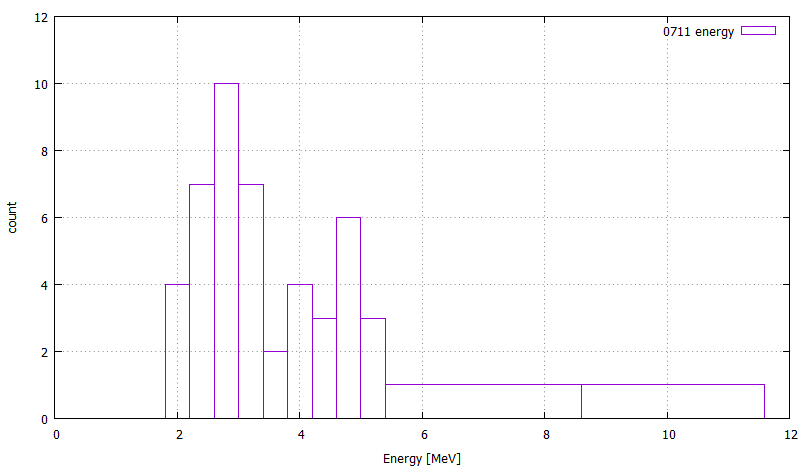

This figure's gnuplot source:
#!/gnuplot
#
#    
#    	G N U P L O T
#    	Version 5.2 patchlevel 2    last modified 2017-11-15 
#    
#    	Copyright (C) 1986-1993, 1998, 2004, 2007-2017
#    	Thomas Williams, Colin Kelley and many others
#    
#    	gnuplot home:     http://www.gnuplot.info
#    	faq, bugs, etc:   type "help FAQ"
#    	immediate help:   type "help"  (plot window: hit 'h')
# set terminal wxt 0 enhanced
# set output
unset clip points
set clip one
unset clip two
set errorbars front 1.000000 
set border 31 front lt black linewidth 1.000 dashtype solid
set zdata 
set ydata 
set xdata 
set y2data 
set x2data 
set boxwidth
set style fill  empty border
set style rectangle back fc  bgnd fillstyle   solid 1.00 border lt -1
set style circle radius graph 0.02 
set style ellipse size graph 0.05, 0.03 angle 0 units xy
set dummy x, y
set format x "% h" 
set format y "% h" 
set format x2 "% h" 
set format y2 "% h" 
set format z "% h" 
set format cb "% h" 
set format r "% h" 
set ttics format "% h"
set timefmt "%d/%m/%y,%H:%M"
set angles radians
set tics back
set grid nopolar
set grid xtics nomxtics ytics nomytics noztics nomztics nortics nomrtics \
 nox2tics nomx2tics noy2tics nomy2tics nocbtics nomcbtics
set grid layerdefault   lt 0 linecolor 0 linewidth 0.500,  lt 0 linecolor 0 linewidth 0.500
unset raxis
set theta counterclockwise right
set style parallel front  lt black linewidth 2.000 dashtype solid
set key title "" center
set key fixed right top vertical Right noreverse enhanced autotitle nobox
set key noinvert samplen 4 spacing 1 width 0 height 0 
set key maxcolumns 0 maxrows 0
set key noopaque
unset label
unset arrow
set style increment default
unset style line
unset style arrow
set style histogram clustered gap 2 title textcolor lt -1
unset object
set style textbox transparent margins  1.0,  1.0 border  lt -1 linewidth  1.0
set offsets 0, 0, 0, 0
set pointsize 1
set pointintervalbox 1
set encoding sjis
unset polar
unset parametric
unset decimalsign
unset micro
unset minussign
set view 60, 30, 1, 1
set view azimuth 0
set rgbmax 255
set samples 100, 100
set isosamples 10, 10
set surface 
unset contour
set cntrlabel  format '%8.3g' font '' start 5 interval 20
set mapping cartesian
set datafile separator whitespace
unset hidden3d
set cntrparam order 4
set cntrparam linear
set cntrparam levels auto 5
set cntrparam points 5
set size ratio 0 1,1
set origin 0,0
set style data points
set style function lines
unset xzeroaxis
unset yzeroaxis
unset zzeroaxis
unset x2zeroaxis
unset y2zeroaxis
set xyplane relative 0.5
set tics scale  1, 0.5, 1, 1, 1
set mxtics default
set mytics default
set mztics default
set mx2tics default
set my2tics default
set mcbtics default
set mrtics default
set nomttics
set xtics border in scale 1,0.5 mirror norotate  autojustify
set xtics  norangelimit autofreq 
set ytics border in scale 1,0.5 mirror norotate  autojustify
set ytics  norangelimit autofreq 
set ztics border in scale 1,0.5 nomirror norotate  autojustify
set ztics  norangelimit autofreq 
unset x2tics
unset y2tics
set cbtics border in scale 1,0.5 mirror norotate  autojustify
set cbtics  norangelimit autofreq 
set rtics axis in scale 1,0.5 nomirror norotate  autojustify
set rtics  norangelimit autofreq 
unset ttics
set title "" 
set title  font "" norotate
set timestamp bottom 
set timestamp "" 
set timestamp  font "" norotate
set trange [ * : * ] noreverse nowriteback
set urange [ * : * ] noreverse nowriteback
set vrange [ * : * ] noreverse nowriteback
set xlabel "Energy [MeV]" 
set xlabel  font "" textcolor lt -1 norotate
set x2label "" 
set x2label  font "" textcolor lt -1 norotate
set xrange [ 0.00000 : 5.00000 ] noreverse nowriteback
set x2range [ * : * ] noreverse nowriteback
set ylabel "count" 
set ylabel  font "" textcolor lt -1 rotate
set y2label "" 
set y2label  font "" textcolor lt -1 rotate
set yrange [ 0.00000 : 12.0000 ] noreverse nowriteback
set y2range [ * : * ] noreverse nowriteback
set zlabel "" 
set zlabel  font "" textcolor lt -1 norotate
set zrange [ * : * ] noreverse nowriteback
set cblabel "" 
set cblabel  font "" textcolor lt -1 rotate
set cbrange [ * : * ] noreverse nowriteback
set rlabel "" 
set rlabel  font "" textcolor lt -1 norotate
set rrange [ * : * ] noreverse nowriteback
unset logscale
unset jitter
set zero 1e-008
set lmargin  -1
set bmargin  -1
set rmargin  -1
set tmargin  -1
set locale "Japanese_Japan.932"
set pm3d explicit at s
set pm3d scansautomatic
set pm3d interpolate 1,1 flush begin noftriangles noborder corners2color mean
set pm3d nolighting
set palette positive nops_allcF maxcolors 0 gamma 1.5 color model RGB 
set palette rgbformulae 7, 5, 15
set colorbox default
set colorbox vertical origin screen 0.9, 0.2 size screen 0.05, 0.6 front  noinvert bdefault
set style boxplot candles range  1.50 outliers pt 7 separation 1 labels auto unsorted
set loadpath 
set fontpath 
set psdir
set fit brief errorvariables nocovariancevariables errorscaling prescale nowrap v5
bin(x, width) = width*floor(x/width)
GNUTERM = "wxt"
binwidth = 0.4
GPFUN_bin = "bin(x, width) = width*floor(x/width)"
## Last datafile plotted: "0711_02.dat"
plot [0.:12.] '0711_02.dat' using (bin($1,binwidth)) : (1.0) smooth freq with boxes title "0711 energy"
#    EOF
